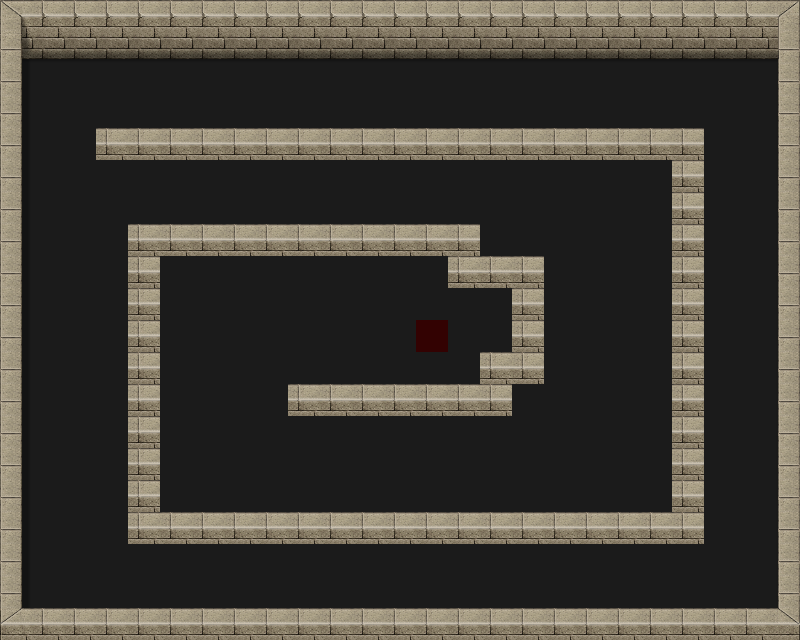

This game map was drawn from its Tiled (.tmx) file and the tilesets committed beside it. A one-line description and the full map source follow:
An orthogonal 25x20 tile map with 32x32 px tiles, 4 tile layers (Road, Trap, Wall, Utility), 4 tilesets.

<map version="1.0" tiledversion="1.1.5" orientation="orthogonal" renderorder="right-down" width="25" height="20" tilewidth="32" tileheight="32" infinite="0" nextobjectid="1">
 <tileset firstgid="1" source="assets/tilesets/traps.tsx" />
 <tileset firstgid="193" source="assets/tilesets/meta.tsx" />
 <tileset firstgid="195" source="assets/tilesets/road.tsx" />
 <tileset firstgid="196" source="assets/tilesets/wallsandroofs.tsx" />
 <layer name="Road" width="25" height="20">
  <data encoding="csv">
195,195,195,195,195,195,195,195,195,195,195,195,195,195,195,195,195,195,195,195,195,195,195,195,195,
195,195,195,195,195,195,195,195,195,195,195,195,195,195,195,195,195,195,195,195,195,195,195,195,195,
195,195,195,195,195,195,195,195,195,195,195,195,195,195,195,195,195,195,195,195,195,195,195,195,195,
195,195,195,195,195,195,195,195,195,195,195,195,195,195,195,195,195,195,195,195,195,195,195,195,195,
195,195,195,245,245,245,245,245,245,245,245,245,245,245,245,245,245,245,245,245,245,245,195,195,195,
195,195,195,195,195,195,195,195,195,195,195,195,195,195,195,195,195,195,195,195,195,245,195,195,195,
195,195,195,195,195,195,195,195,195,195,195,195,195,195,195,195,195,195,195,195,195,245,195,195,195,
195,195,195,195,245,245,245,245,245,245,245,245,245,245,245,195,195,195,195,195,195,245,195,195,195,
195,195,195,195,245,195,195,195,195,195,195,195,195,195,245,245,245,195,195,195,195,245,195,195,195,
195,195,195,195,245,195,195,195,195,195,195,195,195,195,195,195,245,195,195,195,195,245,195,195,195,
195,195,195,195,245,195,195,195,195,195,195,195,195,193,195,195,245,195,195,195,195,245,195,195,195,
195,195,195,195,245,195,195,195,195,195,195,195,195,195,195,245,245,195,195,195,195,245,195,195,195,
195,195,195,195,245,195,195,195,195,245,245,245,245,245,245,245,195,195,195,195,195,245,195,195,195,
195,195,195,195,245,195,195,195,195,195,195,195,195,195,195,195,195,195,195,195,195,245,195,195,195,
195,195,195,195,245,195,195,195,195,195,195,195,195,195,195,195,195,195,195,195,195,245,195,195,195,
195,195,195,195,245,195,195,195,195,195,195,195,195,195,195,195,195,195,195,195,195,245,195,195,195,
195,195,195,195,245,245,245,245,245,245,245,245,245,245,245,245,245,245,245,245,245,245,195,195,195,
195,195,195,195,195,195,195,195,195,195,195,195,195,195,195,195,195,195,195,195,195,195,195,195,195,
195,195,195,195,195,195,195,195,195,195,195,195,195,195,195,195,195,195,195,195,195,195,195,195,195,
195,195,195,195,195,195,195,195,195,195,195,195,195,195,195,195,195,195,195,195,195,195,195,195,195
</data>
 </layer>
 <layer name="Trap" width="25" height="20">
  <data encoding="csv">
0,0,0,0,0,0,0,0,0,0,0,0,0,0,0,0,0,0,0,0,0,0,0,0,0,
0,0,0,0,0,0,0,0,0,0,0,0,0,0,0,0,0,0,0,0,0,0,0,0,0,
0,0,0,0,0,0,0,0,0,0,0,0,0,0,0,0,0,0,0,0,0,0,0,0,0,
0,0,0,0,0,0,0,0,0,0,0,0,0,0,0,0,0,0,0,0,0,0,0,0,0,
0,0,0,0,0,0,0,0,0,0,0,0,0,0,0,0,0,0,0,0,0,0,0,0,0,
0,0,0,0,0,0,0,0,0,0,0,0,0,0,0,0,0,0,0,0,0,0,0,0,0,
0,0,0,0,0,0,0,0,0,0,0,0,0,0,0,0,0,0,0,0,0,0,0,0,0,
0,0,0,0,0,0,0,0,0,0,0,0,0,0,0,0,0,0,0,0,0,0,0,0,0,
0,0,0,0,0,0,0,0,0,0,0,0,0,0,0,0,0,0,0,0,0,0,0,0,0,
0,0,0,0,0,0,0,0,0,0,0,0,0,0,0,0,0,0,0,0,0,0,0,0,0,
0,0,0,0,0,0,0,0,0,0,0,0,0,0,0,0,0,0,0,0,0,0,0,0,0,
0,0,0,0,0,0,0,0,0,0,0,0,0,0,0,0,0,0,0,0,0,0,0,0,0,
0,0,0,0,0,0,0,0,0,0,0,0,0,0,0,0,0,0,0,0,0,0,0,0,0,
0,0,0,0,0,0,0,0,0,0,0,0,0,0,0,0,0,0,0,0,0,0,0,0,0,
0,0,0,0,0,0,0,0,0,0,0,0,0,0,0,0,0,0,0,0,0,0,0,0,0,
0,0,0,0,0,0,0,0,0,0,0,0,0,0,0,0,0,0,0,0,0,0,0,0,0,
0,0,0,0,0,0,0,0,0,0,0,0,0,0,0,0,0,0,0,0,0,0,0,0,0,
0,0,0,0,0,0,0,0,0,0,0,0,0,0,0,0,0,0,0,0,0,0,0,0,0,
0,0,0,0,0,0,0,0,0,0,0,0,0,0,0,0,0,0,0,0,0,0,0,0,0,
0,0,0,0,0,0,0,0,0,0,0,0,0,0,0,0,0,0,0,0,0,0,0,0,0
</data>
 </layer>
 <layer name="Wall" width="25" height="20">
  <data encoding="csv">
196,197,197,197,197,197,197,197,197,197,197,197,197,197,197,197,197,197,197,197,197,197,197,197,198,
212,213,213,213,213,213,213,213,213,213,213,213,213,213,213,213,213,213,213,213,213,213,213,213,214,
228,0,0,0,0,0,0,0,0,0,0,0,0,0,0,0,0,0,0,0,0,0,0,0,230,
228,0,0,0,0,0,0,0,0,0,0,0,0,0,0,0,0,0,0,0,0,0,0,0,230,
228,0,0,0,0,0,0,0,0,0,0,0,0,0,0,0,0,0,0,0,0,0,0,0,230,
228,0,0,0,0,0,0,0,0,0,0,0,0,0,0,0,0,0,0,0,0,0,0,0,230,
228,0,0,0,0,0,0,0,0,0,0,0,0,0,0,0,0,0,0,0,0,0,0,0,230,
228,0,0,0,0,0,0,0,0,0,0,0,0,0,0,0,0,0,0,0,0,0,0,0,230,
228,0,0,0,0,0,0,0,0,0,0,0,0,0,0,0,0,0,0,0,0,0,0,0,230,
228,0,0,0,0,0,0,0,0,0,0,0,0,0,0,0,0,0,0,0,0,0,0,0,230,
228,0,0,0,0,0,0,0,0,0,0,0,0,0,0,0,0,0,0,0,0,0,0,0,230,
228,0,0,0,0,0,0,0,0,0,0,0,0,0,0,0,0,0,0,0,0,0,0,0,230,
228,0,0,0,0,0,0,0,0,0,0,0,0,0,0,0,0,0,0,0,0,0,0,0,230,
228,0,0,0,0,0,0,0,0,0,0,0,0,0,0,0,0,0,0,0,0,0,0,0,230,
228,0,0,0,0,0,0,0,0,0,0,0,0,0,0,0,0,0,0,0,0,0,0,0,230,
228,0,0,0,0,0,0,0,0,0,0,0,0,0,0,0,0,0,0,0,0,0,0,0,230,
228,0,0,0,0,0,0,0,0,0,0,0,0,0,0,0,0,0,0,0,0,0,0,0,230,
228,0,0,0,0,0,0,0,0,0,0,0,0,0,0,0,0,0,0,0,0,0,0,0,230,
228,0,0,0,0,0,0,0,0,0,0,0,0,0,0,0,0,0,0,0,0,0,0,0,230,
244,245,245,245,245,245,245,245,245,245,245,245,245,245,245,245,245,245,245,245,245,245,245,245,246
</data>
 </layer>
 <layer name="Utility" width="25" height="20">
  <data encoding="csv">
0,0,0,0,0,0,0,0,0,0,0,0,0,0,0,0,0,0,0,0,0,0,0,0,0,
0,0,0,0,0,0,0,0,0,0,0,0,0,0,0,0,0,0,0,0,0,0,0,0,0,
0,0,0,0,0,0,0,0,0,0,0,0,0,0,0,0,0,0,0,0,0,0,0,0,0,
0,0,0,0,0,0,0,0,0,0,0,0,0,0,0,0,0,0,0,0,0,0,0,0,0,
0,0,0,0,0,0,0,0,0,0,0,0,0,0,0,0,0,0,0,0,0,0,0,0,0,
0,0,0,0,0,0,0,0,0,0,0,0,0,0,0,0,0,0,0,0,0,0,0,0,0,
0,0,0,0,0,0,0,0,0,0,0,0,0,0,0,0,0,0,0,0,0,0,0,0,0,
0,0,0,0,0,0,0,0,0,0,0,0,0,0,0,0,0,0,0,0,0,0,0,0,0,
0,0,0,0,0,0,0,0,0,0,0,0,0,0,0,0,0,0,0,0,0,0,0,0,0,
0,0,0,0,0,0,0,0,0,0,0,0,0,0,0,0,0,0,0,0,0,0,0,0,0,
0,0,0,0,0,0,0,0,0,0,0,0,0,0,0,0,0,0,0,0,0,0,0,0,0,
0,0,0,0,0,0,0,0,0,0,0,0,0,0,0,0,0,0,0,0,0,0,0,0,0,
0,0,0,0,0,0,0,0,0,0,0,0,0,0,0,0,0,0,0,0,0,0,0,0,0,
0,0,0,0,0,0,0,0,0,0,0,0,0,0,0,0,0,0,0,0,0,0,0,0,0,
0,0,0,0,0,0,0,0,0,0,0,0,0,0,0,0,0,0,0,0,0,0,0,0,0,
0,0,0,0,0,0,0,0,0,0,0,0,0,0,0,0,0,0,0,0,0,0,0,0,0,
0,0,0,0,0,0,0,0,0,0,0,0,0,0,0,0,0,0,0,0,0,0,0,0,0,
0,0,0,0,0,0,0,0,0,0,0,0,0,0,0,0,0,0,0,0,0,0,0,0,0,
0,0,0,0,0,0,0,0,0,0,0,0,0,0,0,0,0,0,0,0,0,0,0,0,0,
0,0,0,0,0,0,0,0,0,0,0,0,0,0,0,0,0,0,0,0,0,0,0,0,0
</data>
 </layer>
</map>
